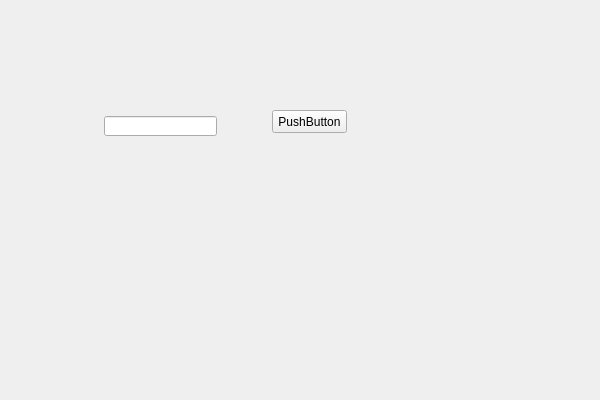
<?xml version="1.0" encoding="UTF-8"?>
<ui version="4.0">
 <class>VSQT_1Class</class>
 <widget class="QWidget" name="VSQT_1Class">
  <property name="geometry">
   <rect>
    <x>0</x>
    <y>0</y>
    <width>600</width>
    <height>400</height>
   </rect>
  </property>
  <property name="windowTitle">
   <string>VSQT_1</string>
  </property>
  <widget class="QPushButton" name="pushButton">
   <property name="geometry">
    <rect>
     <x>272</x>
     <y>110</y>
     <width>75</width>
     <height>23</height>
    </rect>
   </property>
   <property name="text">
    <string>PushButton</string>
   </property>
  </widget>
  <widget class="QLineEdit" name="lineEdit">
   <property name="geometry">
    <rect>
     <x>104</x>
     <y>116</y>
     <width>113</width>
     <height>20</height>
    </rect>
   </property>
  </widget>
 </widget>
 <layoutdefault spacing="6" margin="11"/>
 <resources>
  <include location="vsqt_1.qrc"/>
 </resources>
 <connections/>
</ui>
